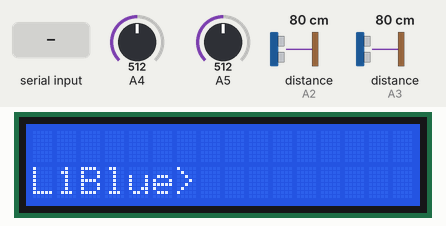
Recording of a sketch running on a simulated Arduino Uno, built with avr-gcc and run on an emulated ATmega328P. Parts: 16×2 character LCD. Wiring (inferred from the names in the program): 2 × ultrasonic range finder: trigger A0, echo A3 / trigger A1, echo A2. The inputs (shaded band) are chosen by the test bench; at power-on: distance to the obstacle (sensors on A3, A2) 80 cm, A4 = 512, A5 = 512. The echo pulse lasts 58.3 µs per cm; what the sketch prints to the serial monitor is not drawn.

Above: at 1.2 s.
1.3 s: "1" received over Serial
At 3.6 s:
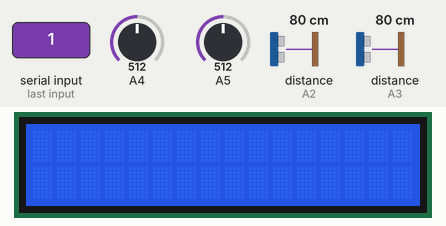
4.7 s: distance to the obstacle (sensor on A3) set to 2 cm
At 8.8 s:
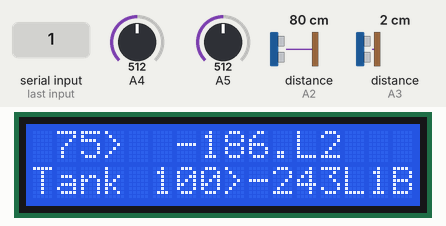
9.0 s: A4 set to 716
At 10.3 s:
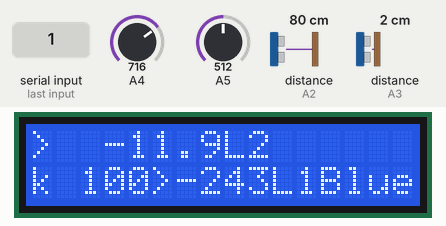
12.0 s: A5 set to 716
At 13.6 s:
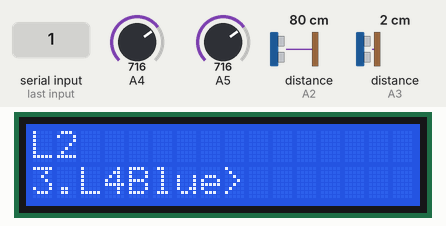
15.3 s: distance to the obstacle (sensor on A3) set to 18 cm
At 16.6 s:
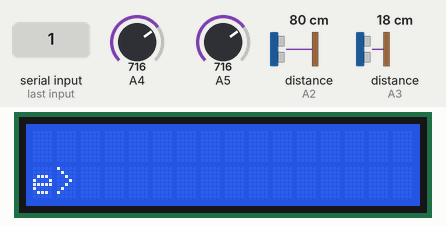
19.6 s: distance to the obstacle (sensor on A3) set to 250 cm
At 21.4 s:
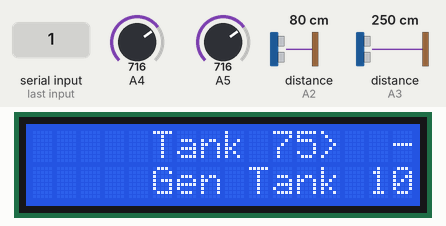
Timing chart, 0 to 22.9 s (numbered marks = the images above; inputs shaded):
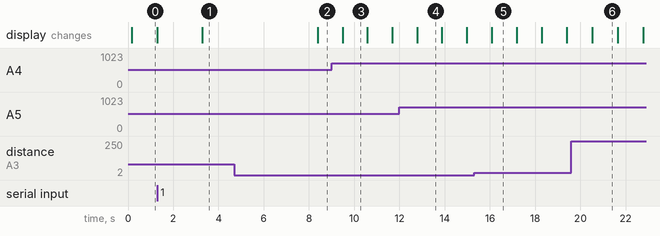

Measured:
- after the input at 1.3 s, the display: changes after 2.0 s (image 1)
- after the input at 4.7 s, the display: changes after 3.7 s (image 2)
- what the display in image 0 shows lasts 1.1 s, from 0.2 s to 1.3 s

The sketch:

Tank_Level_LCD_Clock.ino
```cpp
// (licence header left out)
#include <LiquidCrystal.h>
#include <DS1302.h>
#include <math.h>

#define grayEcho A2
#define grayTrig A1

#define blueEcho A3
#define blueTrig A0

// Init the DS1302
DS1302 rtc(2, 3, 4);

// Init the LCD
LiquidCrystal lcd(11, 10, 9, 8, 7, 6);

// make some custom characters:
byte TankBase[8] = {
  0b11111,
  0b10000,
  0b10000,
  0b10000,
  0b10000,
  0b10000,
  0b10000,
  0b11111
};

String words= "";
void setup()
{
  Serial.begin(9600);
  Serial.println("Starting");
  pinMode(A5, INPUT);
  pinMode(A4, INPUT);

  pinMode(blueTrig, OUTPUT);
  pinMode(blueEcho, INPUT);

  pinMode(grayTrig, OUTPUT);
  pinMode(grayEcho, INPUT);
  // Set the clock to run-mode, and disable the write protection
  rtc.halt(false);
  rtc.writeProtect(false);

  // Setup LCD to 16x2 characters
  lcd.begin(16, 2);

  // create a new character
  lcd.createChar(1, TankBase);
}

void loop(){
 while(Serial.available())  {
     words = Serial.readString();
     Serial.println(words);
     lcd.clear();
     processWords(words);
     lcd.clear();
  }

  int levelBlue = analyseRefill(blueTrig, blueEcho);

  int levelGray = analyseRefill(grayTrig, grayEcho);

  Serial.println ();
  Serial.print ("level blue: ");
  Serial.println(levelBlue);
  Serial.print("level gray: ");
  Serial.println(levelGray);
  Serial.println ();

  analogResistance(levelBlue);
  analogResistance2(levelGray);
  //display values on lCD

  delay (1000);
}

void processWords(String string){
  int lent = string.length();
  lcd.setCursor(0,0);
  lcd.print(string.substring(0,16));

  if(lent>16){
    lcd.setCursor(0,1);
    lcd.print(string.substring(16,lent));
  }
  delay(5000);
}

void analogResistance(int blue){
  float outV = analogRead(A5);
  float resistance = (5.0*outV)-3940;
  float remaining = computeVolume(resistance);
  lcd.setCursor(0,1);
  lcd.print("Gen Tank 100>");
  lcd.setCursor(13,1);
  lcd.print(remaining);
  lcd.setCursor(17,1);
  lcd.print("L");
  lcd.setCursor(19,1);
  lcd.print("Blue>");
  lcd.setCursor(124,1);
  lcd.print(blue);
  lcd.autoscroll();
}

float computeVolume(float lev){
  float vol = (lev/1135.0)*200;
  return vol;
}

void analogResistance2(int gray){
  float outV = analogRead(A4);
  float resistance = (5.0*outV)-3650;

  Serial.print(resistance);
  Serial.println(" Ohms.");

  float remaining = computeVolume2(resistance);
  Serial.print((remaining));
  Serial.println(" Litres.");
  lcd.setCursor(0,0);
  lcd.print("Tank 75> ");
  lcd.setCursor(10,0);
  lcd.print(remaining);
  lcd.setCursor(15,0);
  lcd.print("L");
}

float computeVolume2(float lev){
  float vol = (lev/1170.0)*200;
  return vol;
}


int analyseRefill(int trigPin, int echoPin){
  long duration, distance;
  int cum = 0; int ave = 0;
  for(int count = 0; count<10; count++){
  digitalWrite(trigPin, LOW);  // Added this line
  delayMicroseconds(2); // Added this line
  digitalWrite(trigPin, HIGH);
  //delayMicroseconds(1000); - Removed this line
  delayMicroseconds(10); // Added this line
  digitalWrite(trigPin, LOW);
  duration = pulseIn(echoPin, HIGH);
  Serial.print("Duration: ");
  Serial.println(duration);
  distance = (duration/2) / 2.91;
  cum+=(distance/10);
  if(count == 2){
    ave = cum/3;
    return ave;
  }
  }
}


   /*
  Display time centered on the upper line
  lcd.setCursor(0, 0);
  lcd.print(rtc.getTimeStr());

  lcd.setCursor(10, 0);
  // draw the tank base, arms down:
  lcd.write(1);

  lcd.setCursor(0, 1);
  lcd.print("JOE");

  lcd.setCursor(3, 1);
  // draw the little man, arms down:
  lcd.write(3);

  // Display date in the lower right corner
  lcd.setCursor(5, 1);
  lcd.print(rtc.getDateStr());

  delay (500);
 // draw him arms up:
  lcd.setCursor(3, 1);
  lcd.write(4);
  // Wait one second before repeating :)
  */
```
